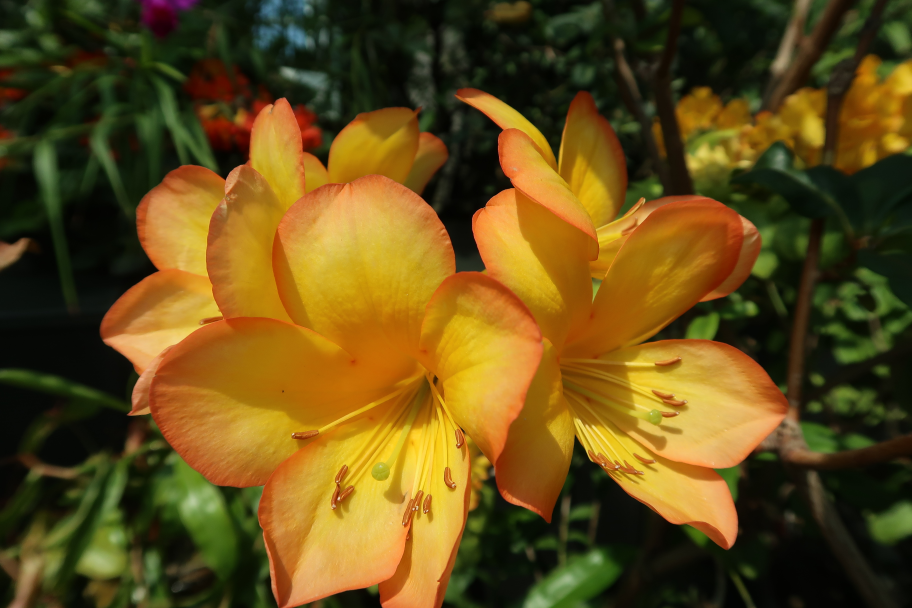
%> input picture MATLAB/wavelet_gbb2/fl2.jpg, 2736 x 1824 px (shown at 1/3 size)
$ octave wavelet_gbb2_c.m   (GNU Octave 9; MATLAB toolbox functions it lacks are replaced by stand-ins)
%> lines starting %> are read from the running program, lines starting %| are printed output that depends on the picture
% wavelet_gbb2c.m
%%%%%%%%%%%%%%%%%%%%
% load image file
RGB=imread('fl2.jpg');
G=im2gray(RGB);
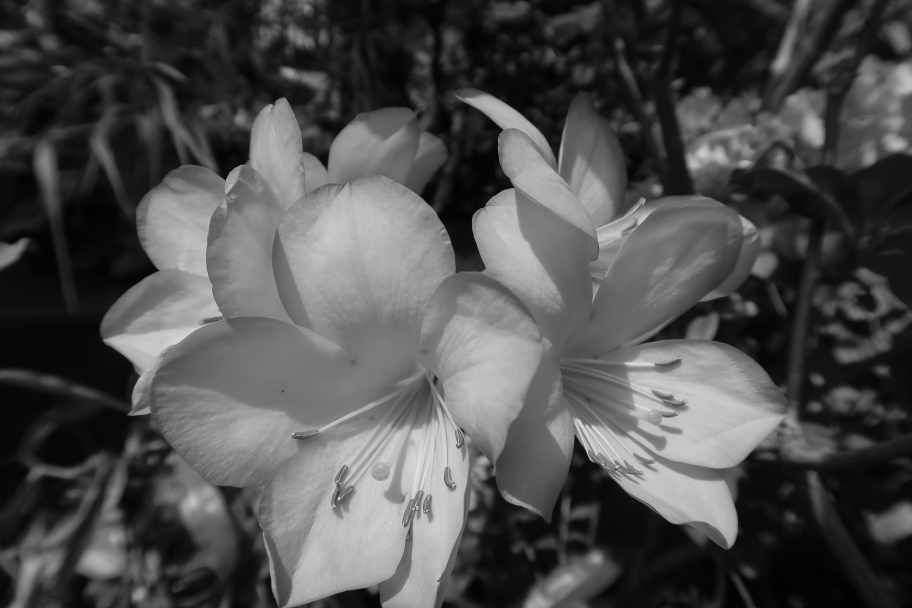
%> G: size 1824x2736 uint8 (shown at 1/3 size); min 1, max 250, mean 78.3
A=imresize(G, 1/5);
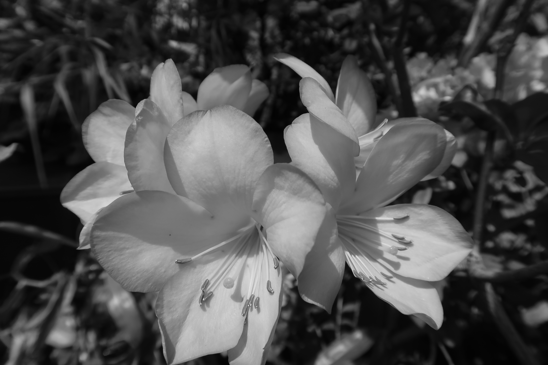
%> A: size 365x548 uint8; min 2, max 226, mean 78.3
% multiresolution decomposition
[C,S]=wavedec2(A,2,'haar');
%> S = [92 137; 92 137; 183 274; 365 548]
A2=appcoef2(C,S,'haar',2);
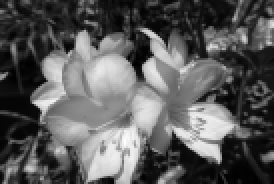
%> A2: size 92x137 double (shown 2 times larger); min 8, max 862.3, mean 312.2; drawn with min black and max white
[H2,V2,D2] = detcoef2('all',C,S,2);
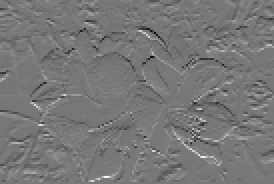
%> H2: size 92x137 double (shown 2 times larger); min -195.5, max 220.5, mean -0.1; drawn with min black and max white
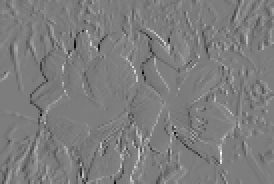
%> V2: size 92x137 double (shown 2 times larger); min -218, max 225.5, mean 0; drawn with min black and max white
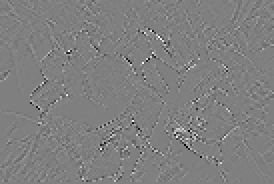
%> D2: size 92x137 double (shown 2 times larger); min -85.25, max 84.75, mean 0; drawn with min black and max white
% plot A(n)
subplot(2,2,1);
imagesc(A2);
colormap('gray');
title('Approximation of Level 2');
subplot(2,2,2);
imagesc(H2);
title('Horizontal Detail of Level 2');
subplot(2,2,3);
imagesc(V2);
title('Vertical Detail of Level 2');
subplot(2,2,4);
imagesc(D2);
title('Diagonal Detail of Level 2');
